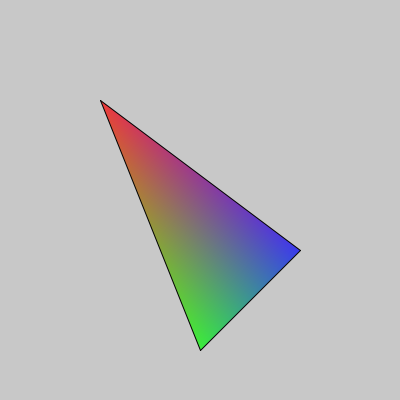
Frame 1 (no input)
Frame 60 (the mouse pressed at the canvas centre just before this capture): identical to frame 1, image omitted
Frame 120 (the mouse held since frame 60 and released just before this capture): identical to frame 1, image omitted

The Processing sketch that drew this single still picture (run headless with seeded random() and noise(); from frame 60 on, the mouse is pressed at the canvas centre):

// Processing sketch: sketch_260303b
// ── sketch_260303b.pde
float ax = 100,
      ay = 100,
      bx = 200,
      by = 350,
      cx = 300,
      cy = 250,
      px = 100,
      py = 100,
      bA,bB,bC;

void setBarycentricCoord(){
    float D = (by-cy)*(ax-cx)+(cx-bx)*(ay-cy);
    bA = ((by-cy)*(px-cx)+(cx-bx)*(py-cy))/D;
    bB = ((cy-ay)*(px-cx)+(ax-cx)*(py-cy))/D;
    bC = 1 - bA - bB;
}

void setup(){
  size(400,400);
}

void draw(){
  background(200);

  for(int i = 0; i < width; i++){
     for(int j = 0; j < height; j++){
       px = i;
       py = j;
       setBarycentricCoord();
       if (bA > 0 && bB > 0 && bC > 0){
         //if(true){
         stroke(bA * 255, bB * 255, bC * 255);
         beginShape(POINTS);
         vertex(px, py);
         endShape();
       }
     }
  }
  stroke(0);
  line(ax, ay, bx, by);
  line(bx, by, cx, cy);
  line(cx, cy, ax, ay);
}
